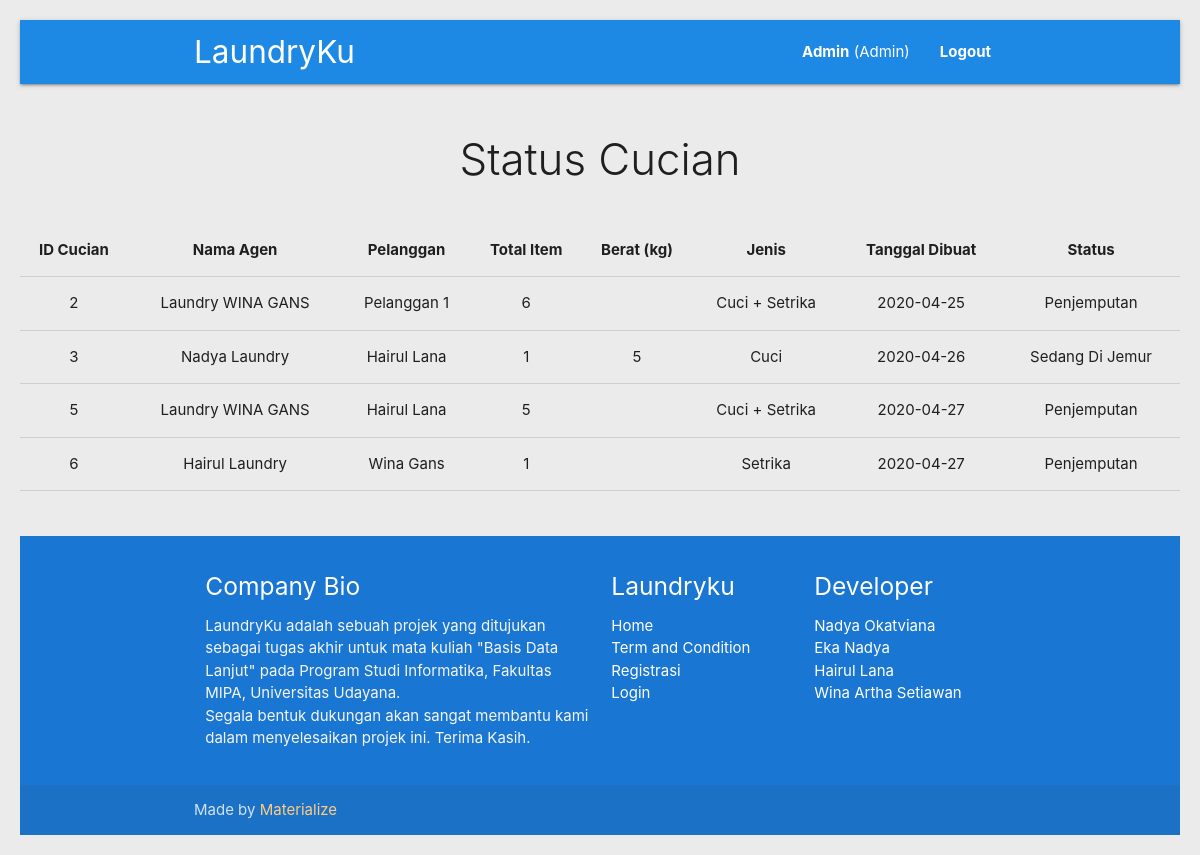
The page /status.php (signed in) on the database as committed earlier.
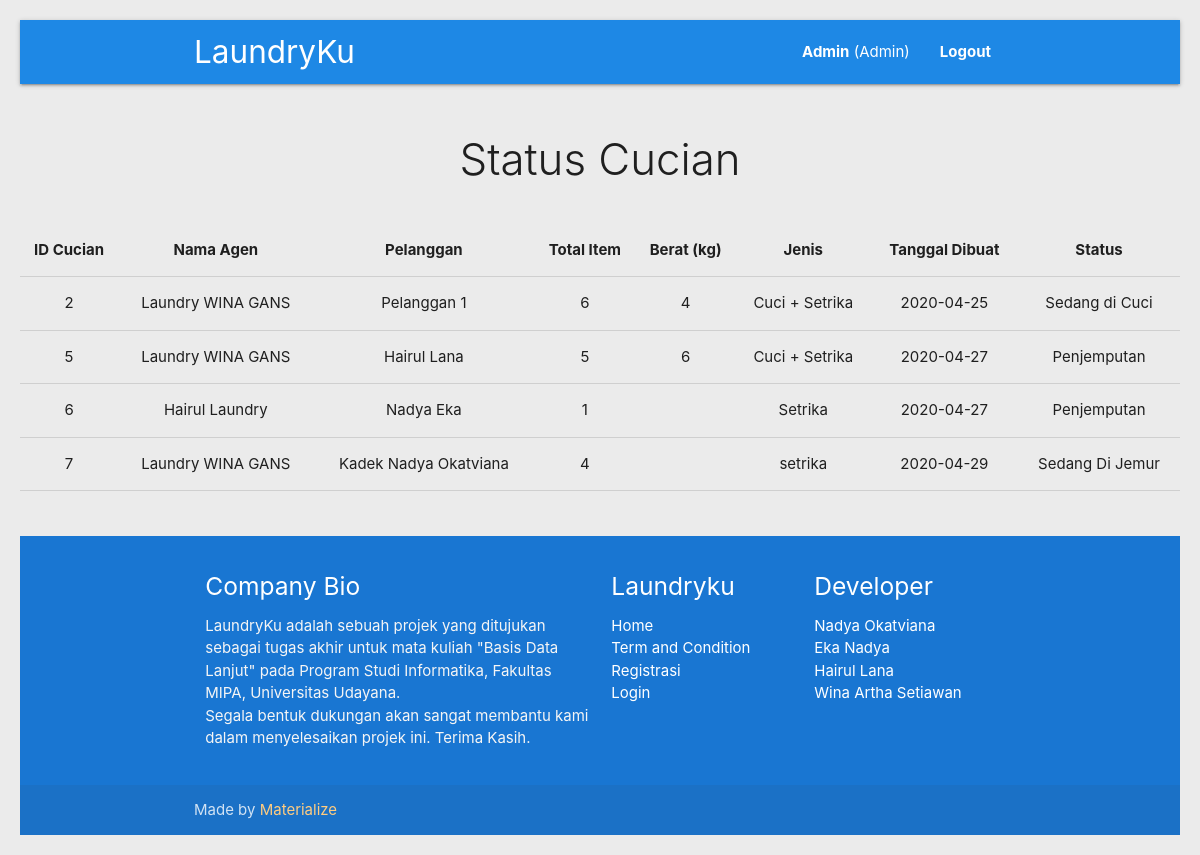
The same page on the database as committed later.
### tables this page shows
CREATE TABLE `cucian` (
  `id_cucian` int(11) NOT NULL,
  `id_agen` int(11) NOT NULL,
  `id_pelanggan` int(11) DEFAULT NULL,
  `tgl_mulai` date NOT NULL,
  `tgl_selesai` date NOT NULL,
  `jenis` varchar(15) DEFAULT NULL,
  `total_item` int(11) DEFAULT NULL,
  `berat` double DEFAULT NULL,
  `alamat` varchar(100) NOT NULL,
  `catatan` text NOT NULL,
  `status_cucian` varchar(20) DEFAULT NULL
);

CREATE TABLE `agen` (
  `id_agen` int(11) NOT NULL,
  `nama_laundry` varchar(30) DEFAULT NULL,
  `nama_pemilik` varchar(30) DEFAULT NULL,
  `telp` varchar(13) DEFAULT NULL,
  `email` varchar(30) DEFAULT NULL,
  `kota` varchar(20) DEFAULT NULL,
  `alamat` varchar(100) DEFAULT NULL,
  `plat_driver` varchar(12) DEFAULT NULL,
  `foto` text NOT NULL,
  `password` varchar(255) DEFAULT NULL
);

CREATE TABLE `pelanggan` (
  `id_pelanggan` int(11) NOT NULL,
  `nama` varchar(30) DEFAULT NULL,
  `email` varchar(30) DEFAULT NULL,
  `telp` varchar(13) DEFAULT NULL,
  `kota` varchar(20) DEFAULT NULL,
  `alamat` varchar(100) DEFAULT NULL,
  `foto` text NOT NULL,
  `password` varchar(255) DEFAULT NULL
);

### status.php (the view, shortened to what this page needs)
<?php
include 'connect-db.php';
if(isset($_SESSION["login-admin"]) && isset($_SESSION["admin"])){
    $login = "Admin";
}else if(isset($_SESSION["login-agen"]) && isset($_SESSION["agen"])){
    $idAgen = $_SESSION["agen"];
    $login = "Agen";
}else if (isset($_SESSION["login-pelanggan"]) && isset($_SESSION["pelanggan"])){
    $idPelanggan = $_SESSION["pelanggan"];
    $login = "Pelanggan";
}
?>
<!DOCTYPE html>
<html lang="en">
<head>
</head>
<body>
    <?php include 'header.php'; ?>
    <div id="body">
        <h3 class="header col s10 light center">Status Cucian</h3>
        <br>
        <?php if ($login == "Admin") : $query = mysqli_query($connect, "SELECT * FROM cucian WHERE status_cucian != 'Selesai'"); ?>
        <div class="col s10 offset-s1">
            <table border=1 cellpadding=10 class="responsive-table centered">
                <tr>
                    <td style="font-weight:bold;">ID Cucian</td>
                    <td style="font-weight:bold;">Nama Agen</td>
                    <td style="font-weight:bold;">Pelanggan</td>
                    <td style="font-weight:bold;">Total Item</td>
                    <td style="font-weight:bold;">Berat (kg)</td>
                    <td style="font-weight:bold;">Jenis</td>
                    <td style="font-weight:bold;">Tanggal Dibuat</td>
                    <td style="font-weight:bold;">Status</td>
                </tr>
                <?php while ($cucian = mysqli_fetch_assoc($query)) : ?>
                <tr>
                    <td>
                        <?php
                            echo $idCucian = $cucian['id_cucian'];
                        ?>
                    </td>
                    <td>
                        <?php
                            $data = mysqli_query($connect, "SELECT agen.nama_laundry FROM cucian INNER JOIN agen ON agen.id_agen = cucian.id_agen WHERE id_cucian = $idCucian");
                            $data = mysqli_fetch_assoc($data);
                            echo $data["nama_laundry"];
                        ?>
                    </td>
                    <td>
                        <?php
                            $data = mysqli_query($connect, "SELECT pelanggan.nama FROM cucian INNER JOIN pelanggan ON pelanggan.id_pelanggan = cucian.id_pelanggan WHERE id_cucian = $idCucian");
                            $data = mysqli_fetch_assoc($data);
                            echo $data["nama"];
                        ?>
                    </td>
                    <td><?= $cucian["total_item"] ?></td>
                    <td><?= $cucian["berat"] ?></td>
                    <td><?= $cucian["jenis"] ?></td>
                    <td><?= $cucian["tgl_mulai"] ?></td>
                    <td><?= $cucian["status_cucian"] ?></td>
                </tr>
                <?php endwhile; ?>
            </table>
        </div>
        <?php endif; ?>
    </div>
    <?php include "footer.php"; ?>
</body>
</html>

Rows that differ between the two databases and show on the page:
no longer on this page (row edited): cucian: id_cucian "3", id_agen.nama_laundry "Nadya Laundry", id_pelanggan.nama "Hairul Lana", total_item "1", berat "5", jenis "Cuci", tgl_mulai "2020-04-26", status_cucian "Sedang Di Jemur"
changed cucian "Pelanggan 1": berat (not shown) → "4"; status_cucian "Penjemputan" → "Sedang di Cuci"
changed cucian "Hairul Lana": berat (not shown) → "6"
changed through a linked row, cucian "Setrika": id_pelanggan.nama "Wina Gans" → "Nadya Eka"
added cucian: id_cucian "7", id_agen.nama_laundry "Laundry WINA GANS", id_pelanggan.nama "Kadek Nadya Okatviana", total_item "4", jenis "setrika", tgl_mulai "2020-04-29", status_cucian "Sedang Di Jemur"
